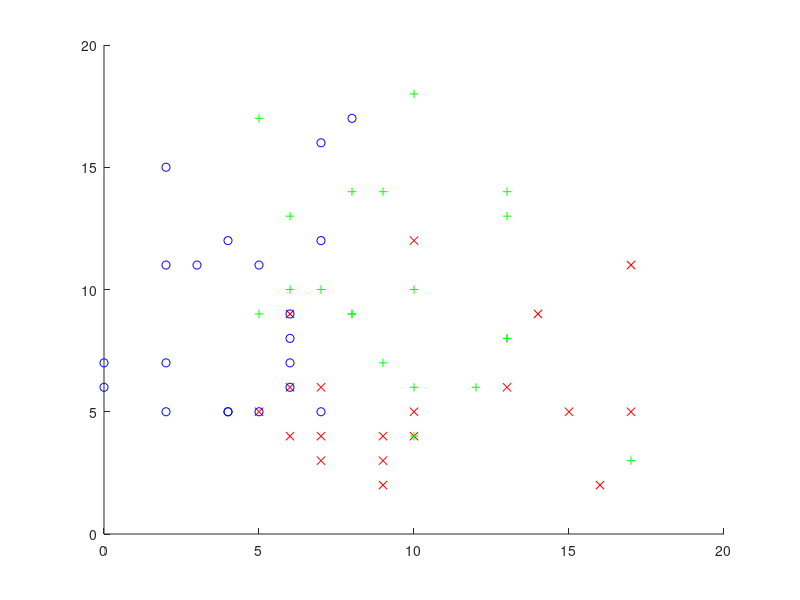
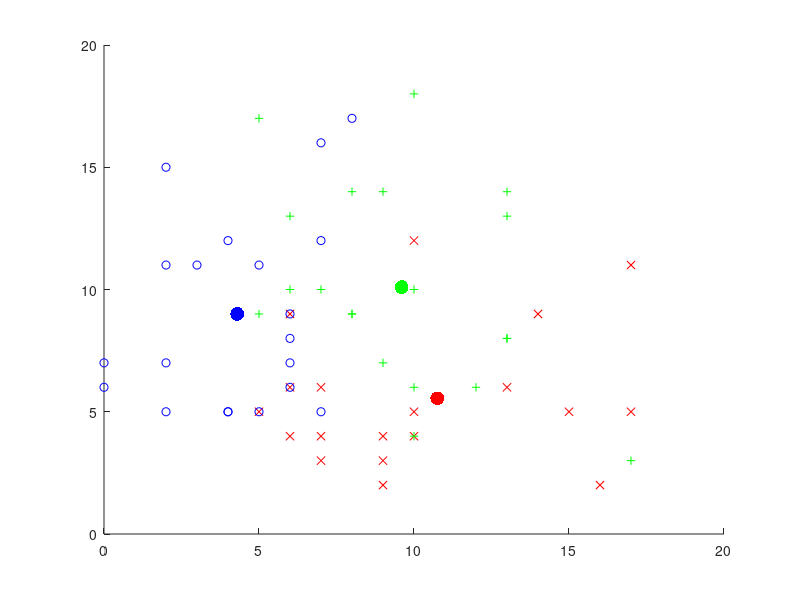
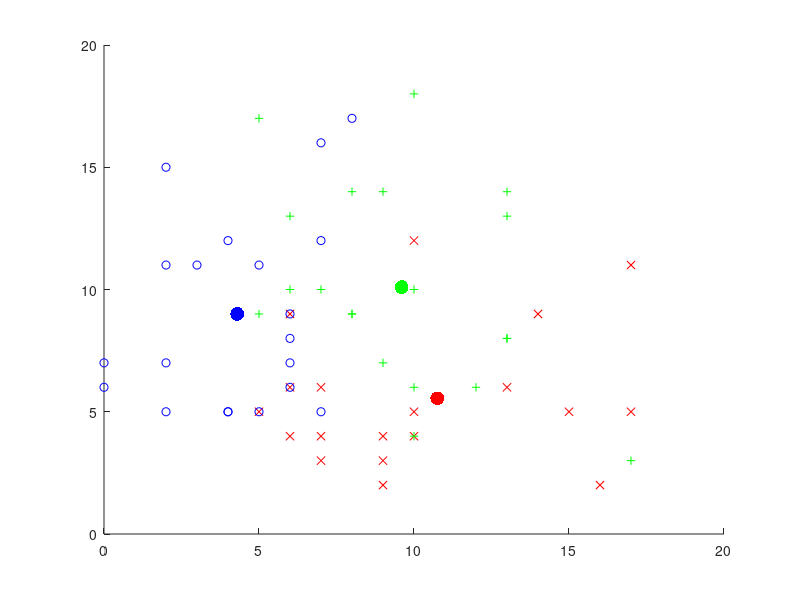
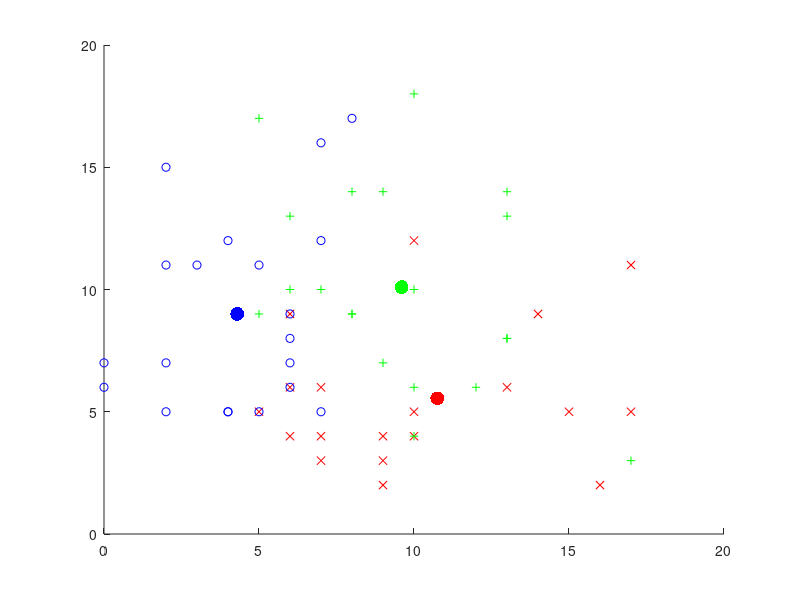

Write MATLAB code to recreate these figures, in order. (Note: this script raises an error after producing the figures.)
clear all; close all;
load("ps3_simdata.mat");
% The file has a single variable named
% trial, which is a structure of dimensions (20 data points) × (3 classes). The nth data
% point for the kth class is a two-dimensional vector trial(n,k).x, where n = 1, . . . , 20
% and k = 1, 2, 3.

nneurons = length(trial(1,1).x);
[ntrials, nclasses] = size(trial);
% nneurons = 2, ntrials = 20, nclasses = 3

% a. Plot the data points in a two-dimensional space. For classes k = 1, 2, 3,
% use a red ×, green +, and blue ◦ for each data point, respectively. Then, set the
% axis limits of the plot to be between 0 and 20. (Matlab tip: call axis([0 20 0
% 20]))

figure;
hold on;
for k = 1:nclasses
    for n = 1:ntrials
        if k == 1
            plot(trial(n,k).x(1), trial(n,k).x(2), 'rx');
        elseif k == 2
            plot(trial(n,k).x(1), trial(n,k).x(2), 'g+');
        else
            plot(trial(n,k).x(1), trial(n,k).x(2), 'bo');
        end
    end
end
axis([0 20 0 20]);
hold off;
saveas(gcf, 'ps3_1a.png'); close all;

% b. Find the ML model parameters in 3 different model
% 1) gaussian distribution with shared covariance matrix
% 2) gaussian distribution with individual covariance matrix
% 3) poisson distribution with individual lambda in each class and neuron

parameters = cell(3,1);
for m = 1:3
    if m == 1
        % shared covariance matrix
        mu = zeros(nneurons, nclasses);
        sigma = zeros(nneurons, nneurons);
        for k = 1:nclasses
            mu(:,k) = mean([trial(:,k).x], 2);
            sigma = sigma + cov([trial(:,k).x]');
        end
        sigma = sigma / nclasses;
        parameters{m} = {mu, sigma};
    elseif m == 2
        % individual covariance matrix
        mu = zeros(nneurons, nclasses);
        sigma = cell(nclasses,1);
        for k = 1:nclasses
            mu(:,k) = mean([trial(:,k).x], 2);
            sigma{k} = cov([trial(:,k).x]');
        end
        parameters{m} = {mu, sigma};
    else
        % poisson distribution
        lambda = zeros(nneurons, nclasses);
        for k = 1:nclasses
            lambda(:,k) = mean([trial(:,k).x], 2);
        end
        parameters{m} = {lambda};
    end
end

% c.  For each class, plot the ML mean using a solid dot of the appropriate
% color.

for m=1:3
    figure;
    hold on;
    for k = 1:nclasses
        for n = 1:ntrials
            if k == 1
                plot(trial(n,k).x(1), trial(n,k).x(2), 'rx');
            elseif k == 2
                plot(trial(n,k).x(1), trial(n,k).x(2), 'g+');
            else
                plot(trial(n,k).x(1), trial(n,k).x(2), 'bo');
            end
        end
    end

    for k = 1:nclasses
        if k == 1
            plot(parameters{m}{1}(1,k), parameters{m}{1}(2,k), 'r.', 'MarkerSize', 30);
        elseif k == 2
            plot(parameters{m}{1}(1,k), parameters{m}{1}(2,k), 'g.', 'MarkerSize', 30);
        else
            plot(parameters{m}{1}(1,k), parameters{m}{1}(2,k), 'b.', 'MarkerSize', 30);
        end
    end
    axis([0 20 0 20]);
    hold off;
    saveas(gcf, sprintf('ps3_1c_%d.png', m)); close all;
end

% d. For each class, plot the ML covariance using an ellipse of the appro
% priate color.

for m=1:2
    figure;
    hold on;
    for k = 1:nclasses
        for n = 1:ntrials
            if k == 1
                plot(trial(n,k).x(1), trial(n,k).x(2), 'rx');
            elseif k == 2
                plot(trial(n,k).x(1), trial(n,k).x(2), 'g+');
            else
                plot(trial(n,k).x(1), trial(n,k).x(2), 'bo');
            end
        end
    end

    if m == 1
        % shared covariance matrix
        for k = 1:nclasses
            if k == 1
                plot_ellipse(parameters{m}{1}(:,k), parameters{m}{2}, 'r');
            elseif k == 2
                plot_ellipse(parameters{m}{1}(:,k), parameters{m}{2}, 'g');
            else
                plot_ellipse(parameters{m}{1}(:,k), parameters{m}{2}, 'b');
            end
        end
    else
        % individual covariance matrix
        for k = 1:nclasses
            if k == 1
                plot_ellipse(parameters{m}{1}(:,k), parameters{m}{2}{k}, 'r');
            elseif k == 2
                plot_ellipse(parameters{m}{1}(:,k), parameters{m}{2}{k}, 'g');
            else
                plot_ellipse(parameters{m}{1}(:,k), parameters{m}{2}{k}, 'b');
            end
        end
    end
    axis([0 20 0 20]);
    hold off;
    saveas(gcf, sprintf('ps3_1d_%d.png', m)); close all;
end

% e. Plot multi-class decision boundaries corresponding to the decision rule
% k = argmaxk p(x|k) for each model. For each model, use a different color
% and label each decision region with the appropriate class k.

for m=1:3
    figure;
    hold on;
    for k = 1:nclasses
        for n = 1:ntrials
            if k == 1
                plot(trial(n,k).x(1), trial(n,k).x(2), 'rx');
            elseif k == 2
                plot(trial(n,k).x(1), trial(n,k).x(2), 'g+');
            else
                plot(trial(n,k).x(1), trial(n,k).x(2), 'bo');
            end
        end
    end
    axis([0 20 0 20]);
    if m == 1
        % shared covariance matrix
        % define the probability at x for each class
        p_x_1 = @(x) parameters{m}{1}(:,1)' * inv(parameters{m}{2}) * x - 0.5 * parameters{m}{1}(:,1)' * inv(parameters{m}{2}) * parameters{m}{1}(:,1);
        p_x_2 = @(x) parameters{m}{1}(:,2)' * inv(parameters{m}{2}) * x - 0.5 * parameters{m}{1}(:,2)' * inv(parameters{m}{2}) * parameters{m}{1}(:,2);
        p_x_3 = @(x) parameters{m}{1}(:,3)' * inv(parameters{m}{2}) * x - 0.5 * parameters{m}{1}(:,3)' * inv(parameters{m}{2}) * parameters{m}{1}(:,3);
    elseif m == 2
        % individual covariance matrix
        % define the probability at x for each class
        p_x_1 = @(x) parameters{m}{1}(:,1)' * inv(parameters{m}{2}{1}) * x - 0.5 * parameters{m}{1}(:,1)' * inv(parameters{m}{2}{1}) * parameters{m}{1}(:,1);
        p_x_2 = @(x) parameters{m}{1}(:,2)' * inv(parameters{m}{2}{2}) * x - 0.5 * parameters{m}{1}(:,2)' * inv(parameters{m}{2}{2}) * parameters{m}{1}(:,2);
        p_x_3 = @(x) parameters{m}{1}(:,3)' * inv(parameters{m}{2}{3}) * x - 0.5 * parameters{m}{1}(:,3)' * inv(parameters{m}{2}{3}) * parameters{m}{1}(:,3);
    else
        % poisson distribution
        % define the probability at x for each class
        p_x_1 = @(x) sum(log(parameters{m}{1}(:,1)) .* x) - sum(parameters{m}{1}(:,1));
        p_x_2 = @(x) sum(log(parameters{m}{1}(:,2)) .* x) - sum(parameters{m}{1}(:,2));
        p_x_3 = @(x) sum(log(parameters{m}{1}(:,3)) .* x) - sum(parameters{m}{1}(:,3));
    end
    % find the decision boundary
    [x1, x2] = meshgrid(0:0.1:20, 0:0.1:20);
    x = [x1(:)'; x2(:)'];
    p_x = [p_x_1(x); p_x_2(x); p_x_3(x)];
    [~, k] = max(p_x);  
    k = reshape(k, size(x1));
    contour(x1, x2, k, [1.5 2.5], 'r');
    contour(x1, x2, k, [2.5 3.5], 'g');
    contour(x1, x2, k, [3.5 4.5], 'b');

    hold off;
    saveas(gcf, sprintf('ps3_1e_%d.png', m)); close all;
end